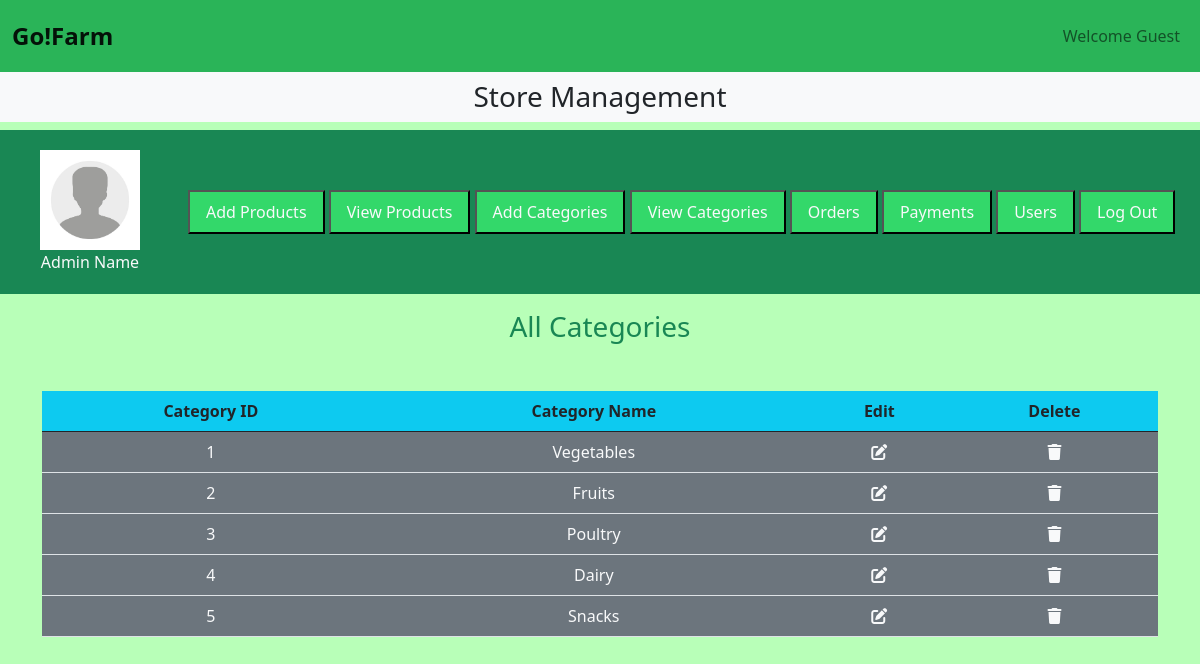
The page /GoFarm/admin/index.php?view_categories on the database its author committed.
### tables this page shows
CREATE TABLE `categories` (
  `category_id` int(11) NOT NULL,
  `category_name` varchar(100) NOT NULL
);

### GoFarm/admin/view_categories.php (the view)
<h3 class="text-center text-success">All Categories</h3>
<table class="table table-boardered mt-5">
        <thead class="bg-info">
            <tr class="text-center">
                <th>Category ID</th>
                <th>Category Name</th>
                <th>Edit</th>
                <th>Delete</th>
            </tr>
        </thead>
        <tbody class="bg-secondary text-light">
            <?php
                $select_cat="Select * from`categories`";
                $result=mysqli_query($con,$select_cat);
                $number=0;
                while($row=mysqli_fetch_assoc($result)){
                    $category_id=$row['category_id'];
                    $category_name=$row['category_name'];
                    $number++;
            ?>
                <tr class="text-center">
                    <td><?php echo $number;?></td>
                    <td><?php echo $category_name;?></td>
                    <td><a href='index.php?edit_categories=<?php echo $category_id?>' class="text-light">
                    <i class="fa-solid fa-pen-to-square"></i></td>
                    <td><a href='index.php?delete_categories=<?php echo $category_id?>' class="text-light"><i class="fa-solid fa-trash"></i></td>
                </tr>
            <?php
        } ?>
        </tbody>
</table>

### GoFarm/admin/admin.css (style rules this page uses)
* { margin: 0; padding: 0; box-sizing: border-box; }
body { background: rgb(184, 255, 184); }

### rows shown on the page
categories: category_name "Vegetables"
categories: category_name "Fruits"
categories: category_name "Poultry"
categories: category_name "Dairy"
categories: category_name "Snacks"
